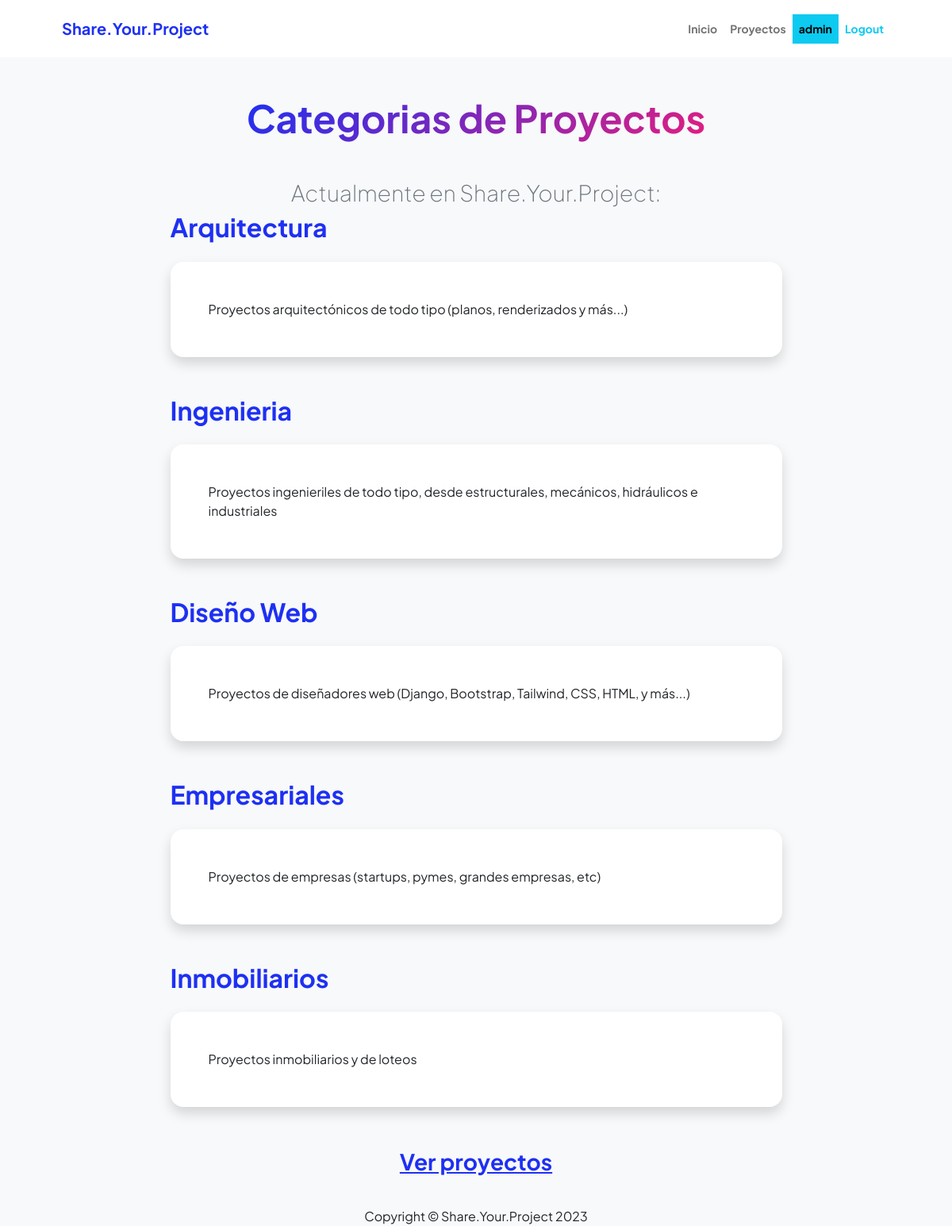
Page /proyectocategoria/list/ (signed in) on the committed database.
### apps/proyectos/models.py (models this page shows, shortened)
class ProyectoCategoria(models.Model):
    nombre = models.CharField(max_length=100, unique=True)
    descripcion = models.CharField(max_length=200, verbose_name="descripción")
    class Meta:
        verbose_name = "categoría de proyectos"
        verbose_name_plural = "categoría de proyectos"

### apps/proyectos/views.py (the view)
# urls.py: path("proyectocategoria/list/", views.ProyectoCategoriaList.as_view(),
class ProyectoCategoriaList(ListView):
    model = models.ProyectoCategoria

### apps/proyectos/templates/proyectos/proyectocategoria_list.html
{% extends 'proyectos/base.html' %}
{% block TITULO_BASE %}
    <div class="text-center mb-5">
        <h1 class="display-5 fw-bolder mb-0"><span class="text-gradient d-inline">Categorias de Proyectos</span></h1>
    </div>
    <div>
        <h2 class="text-center fs-3 fw-light text-muted ">Actualmente en Share.Your.Project:</h2>
    </div>
{% endblock TITULO_BASE %}
{% block CONTENIDO %}
    {%if object_list %}
        {% for object in object_list %}
                <div class="d-flex align-items-center justify-content-between mb-4">
                    <h2 class="text-primary fw-bolder mb-0">{{object.nombre}}</h2>
                </div>
                <div class="card shadow border-0 rounded-4 mb-5">
                    <div class="card-body p-5">
                        {{object.descripcion}}
                    </div>
                </div>
        {% endfor %}
        <div class="text-center">
            <a class="fs-3 fw-bolder " href="{% url 'proyectos:proyecto_list' %}">Ver proyectos</a>
        </div>
    {% endif %}
{% endblock CONTENIDO %}

### apps/Home/templates/Home/navbar.html (shortened to what this page needs)
<nav class="navbar navbar-expand-lg navbar-light bg-white py-3">
    <div class="container px-5">
        <a class="navbar-brand" href="{% url 'Home:home' %}"><span class="fw-bolder text-primary">Share.Your.Project</span></a>
        <div class="collapse navbar-collapse" id="navbarSupportedContent">
            <ul class="navbar-nav ms-auto mb-2 mb-lg-0 small fw-bolder">
                <li class="nav-item"><a class="nav-link {% if request.path == "/" %} active {% endif %}" href="{% url 'Home:home' %}">Inicio</a></li>
                <li class="nav-item"><a class="nav-link" href="{% url 'proyectos:proyectocategoria_list' %}">Proyectos</a></li>
                {% if user.is_authenticated %}
                    <li class="nav-item"><a class="nav-link text-bg-info"> {{user.username}} </a></li>
                    <li class="nav-item"><a class="nav-link text-info" href="{% url 'Home:logout' %}">Logout</a></li>
                {% else %}
                    <li class="nav-item"><a class="nav-link" href="{% url 'Home:about' %}">About</a></li>
                    <li class="nav-item"><a class="nav-link" href="https://wa.me//3364297670">Contacto</a></li>
                    <li class="nav-item"><a class="nav-link text-info" href="{% url 'Home:login' %}">Login</a></li>
                {% endif %}
            </ul>
        </div>
    </div>
</nav>

### rows in the picture
ProyectoCategoria: nombre "Arquitectura", descripcion "Proyectos arquitectónicos de todo tipo (planos, renderizados y más...)"
ProyectoCategoria: nombre "Ingenieria", descripcion "Proyectos ingenieriles de todo tipo, desde estructurales, mecánicos, hidráulicos e industriales"
ProyectoCategoria: nombre "Diseño Web", descripcion "Proyectos de diseñadores web (Django, Bootstrap, Tailwind, CSS, HTML, y más...)"
ProyectoCategoria: nombre "Empresariales", descripcion "Proyectos de empresas (startups, pymes, grandes empresas, etc)"
ProyectoCategoria: nombre "Inmobiliarios", descripcion "Proyectos inmobiliarios y de loteos"

### other values in the picture
{{ user.username }} "admin"
